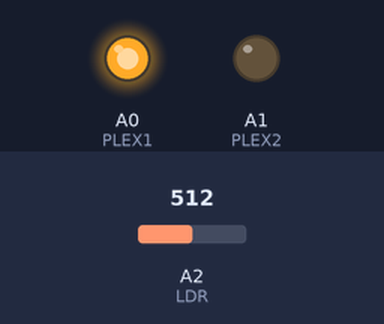
Recording of a sketch running on a simulated Arduino Uno, built with avr-gcc and run on an emulated ATmega328P. Shown: output pins drawn as LEDs (lit = HIGH). Inputs (shaded band) come from the test bench; at power-on: A2 (LDR) = 512. What the sketch prints to the serial monitor is not drawn.

Above: at 0.1 s.
At 0.7 s:
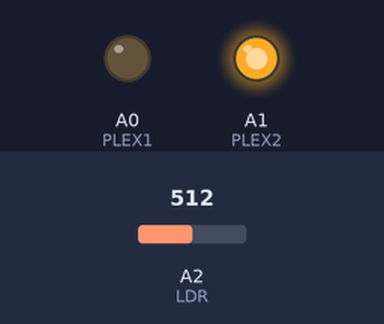
At 1.7 s:
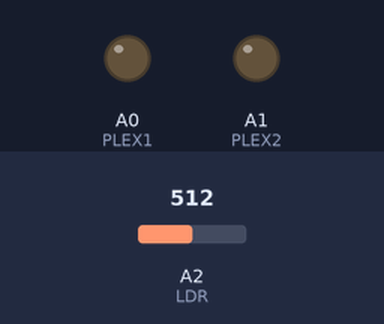
Timing chart, 0 to 3.2 s (numbered marks = the images above):
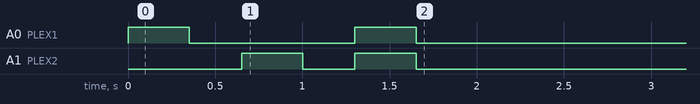

The sketch:

ColorCalibration.ino
```cpp
/* ColourSensor.txt
 * Designed by Dr Henry Tan
 * For CG1111A Photoelectric Sensor Studio
 */

// Define time delay before the next RGB colour turns ON to allow LDR to stabilize
#define RGBWait 300 //in milliseconds

// Define time delay before taking another LDR reading
#define LDRWait 10 //in milliseconds

#define PLEX1 A0 //Demultiplexer Pin 1
#define PLEX2 A1 //Demultiplexer Pin 2
#define LDR A2   //LDR sensor pin at A2

//set these based on calibration values
#define greyCalibArr {372.00,62.00,248.00}
#define blackCalibArr {594.00,946.00,705.00}

float greyDiff[] = greyCalibArr;
float blackArray[] = blackCalibArr;

// Define colour sensor LED pins
int ledArray(int n){
  switch(n)
  {
    case 0: //red
      digitalWrite(PLEX1,HIGH);
      digitalWrite(PLEX2,LOW);
      break;
    case 1: //green
      digitalWrite(PLEX1,LOW);
      digitalWrite(PLEX2,HIGH);
      break;
    case 2: //blue
      digitalWrite(PLEX1,HIGH);
      digitalWrite(PLEX2,HIGH);
      break;
    case 3: //all off
      digitalWrite(PLEX1,LOW);
      digitalWrite(PLEX2,LOW);
      break;
  }
}

//placeholders for colour detected
int red = 0;
int green = 0;
int blue = 0;

//float to hold colour arrays
float colourArray[] = {0,0,0};

void setup(){
  //setup the outputs for the colour sensor
  pinMode(PLEX1,OUTPUT);
  pinMode(PLEX2,OUTPUT);

  //begin serial communication
  Serial.begin(9600);

  //turn on one colour at a time and LDR reads 5 times
 for(int c = 0;c<=2;c++){
    ledArray(c); //turn ON the LED, red, green or blue, one colour at a time.
    delay(RGBWait);
  //get the average of 5 consecutive readings for the current colour and return an average
    colourArray[c] = getAvgReading(5);
  //the average reading returned minus the lowest value divided by the maximum possible range, multiplied by 255 will give a value between 0-255, representing the value for the current reflectivity (i.e. the colour LDR is exposed to)
    colourArray[c] = (colourArray[c] - blackArray[c])/(greyDiff[c])*255;
    ledArray(3);  //turn off the current LED colour
    delay(RGBWait);
  }
  //print the color array in {R,G,B} format
  Serial.print("\n");
  Serial.print("Color Array: ");
  Serial.print("{");
  for(int c = 0;c<=2;c++){
    Serial.print(colourArray[c]);
    if(c!=2){
      Serial.print(",");
    }
  }
  Serial.print("}");
}

void loop(){

}

int getAvgReading(int times){
//find the average reading for the requested number of times of scanning LDR
  int reading;
  int total = 0;
//take the reading as many times as requested and add them up
  for(int i = 0;i < times;i++){
     reading = analogRead(LDR);
     total = reading + total;
     delay(LDRWait);
  }
//calculate the average and return it
  return total/times;
}
```
